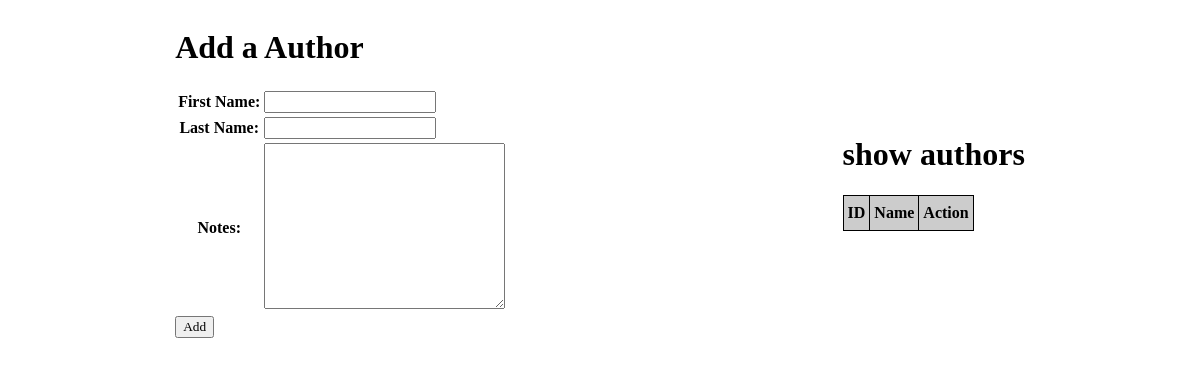
The app's page /authors, older data.
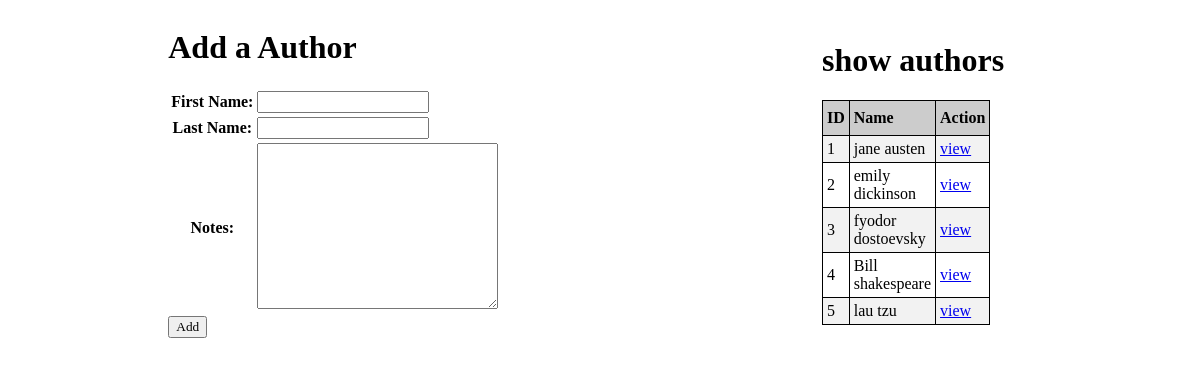
The same page, newer data.
### app_books_authors_shell/models.py (models this page shows)
class Author(models.Model) :
    first_name = models.CharField(max_length=45)
    last_name = models.CharField(max_length=45)
    notes= models.CharField(max_length=45,default="nooooootes")
    books = models.ManyToManyField(Book, related_name="authors")
    created_at = models.DateTimeField(auto_now_add=True)
    updated_at = models.DateTimeField(auto_now=True)

### app_books_authors_shell/views.py (the view)
# urls.py: path('authors',views.handel_authorform),
def handel_authorform(request):
    context= {
       'allauthors': Author.objects.all()
    }
    return render(request, "authors.html", context)

### app_books_authors_shell/templates/authors.html (shortened to what this page needs)
<!DOCTYPE html>
<html lang="en">
<head>
    {% load static %}
      <link rel="stylesheet" href="{% static 'books_authors.css' %}">
</head>
<body>
    <div class="cont">
        <div>
            <form action="/addauthors" method="POST">
                <h1>Add a Author</h1>
                <table>
                    <tr>
                        <th>First Name:</th>
                        <td><input type="text" name="fname"></td>
                    </tr>
                    <tr>
                        <th>Last Name:</th>
                        <td><input type="text" name="lname"></td>
                    </tr>
                    <tr>
                        <th>Notes:</th>
                        <td><textarea name="note" id="" cols="30" rows="10"></textarea></td>
                    </tr>
                </table>
                <div>
                    <input type="submit" value="Add" class="button">
                </div>
            </form>
        </div>
        <div>
            <table class="table" id="customers">
                <h1>show authors</h1>
                <tr>
                    <th>ID</th>
                    <th>Name</th>
                    <th>Action</th>
                </tr>
                {% for author in allauthors%}
                <tr>
                    <td>{{author.id}}</td>
                    <td>{{author.first_name}} {{author.last_name}}</td>
                    <td><a href="/authors/{{author.id}}">view</a></td>
                </tr>
                {%endfor%}
            </table>
        </div>
    </div>
</body>
</html>

### app_books_authors_shell/static/books_authors.css (style rules this page uses)
.cont { display: flex; justify-content: space-around; align-items: center; }
* { font-family: cursive; }
#customers { font-family: Arial, Helvetica, sans-serif; border-collapse: collapse; width: 50%; }
#customers td, #customers th { border: 1px solid black; padding: 4px; }
#customers tr:nth-child(even) { background-color: #f2f2f2; }
#customers th { padding-top: 8px; padding-bottom: 8px; text-align: left; background-color: #cccccc; color: black; }

Row changes from the older to the newer data that the page shows:
added Author: id "1", first_name "jane", last_name "austen"
added Author: id "2", first_name "emily", last_name "dickinson"
added Author: id "3", first_name "fyodor", last_name "dostoevsky"
added Author: id "4", first_name "Bill", last_name "shakespeare"
added Author: id "5", first_name "lau", last_name "tzu"
